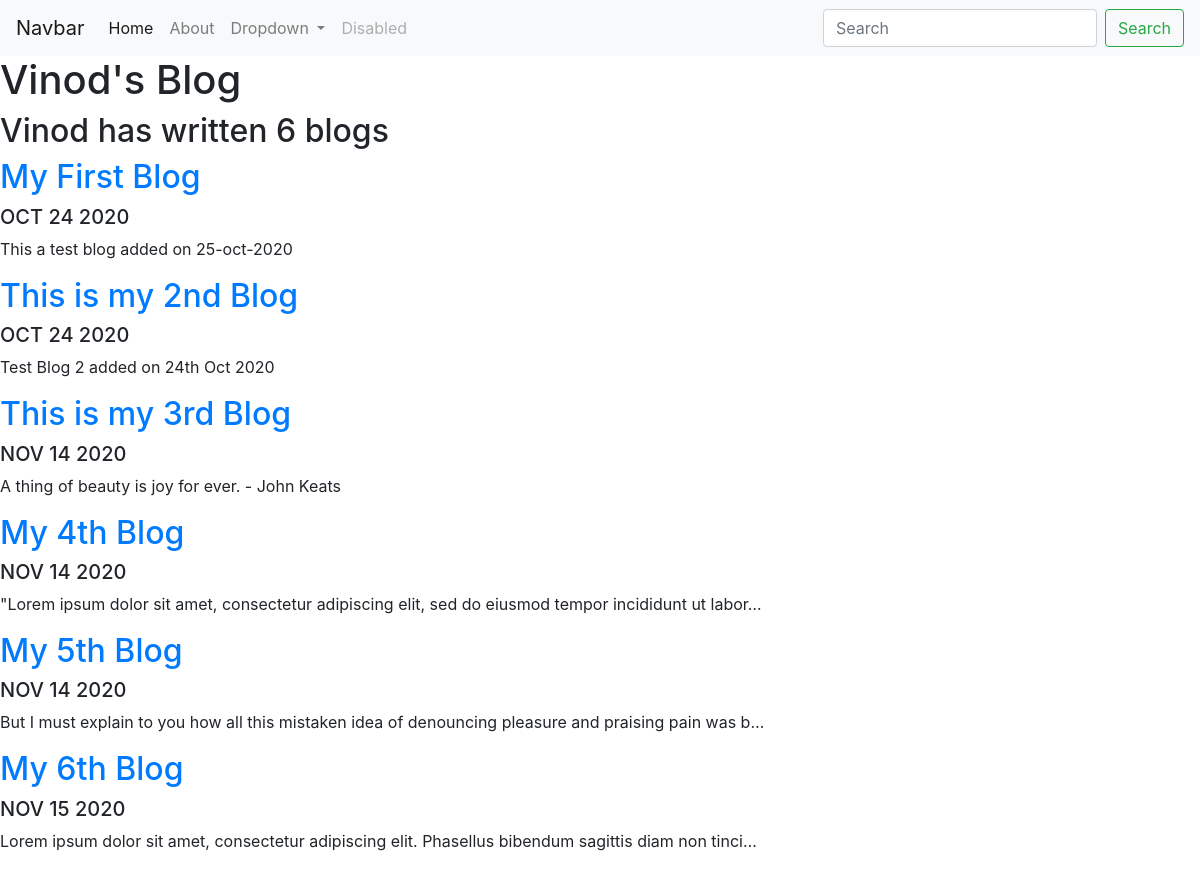
Screenshot of /blog/ with the database file from the repository.
### blog/models.py (models this page shows, shortened)
class Blog(models.Model):
    title = models.CharField(max_length=200)
    description = models.TextField()
    date = models.DateField()

### blog/views.py (the view)
# urls.py: path('', views.all_blogs, name='all_blogs'),
def all_blogs(request):
    blogs = Blog.objects.all()
    return render(request, 'blog/all_blogs.html', {'blogs':blogs})

### blog/templates/blog/all_blogs.html
{% extends 'portfolio/base.html' %}
{% block content %}
<h1> Vinod's Blog </h1>
<h2> Vinod has written {{ blogs.count }} blog{{ blogs.count|pluralize }} </h2>
{% for blog in blogs %}
<a href="{% url 'blog:detail' blog.id %}"><h2>{{ blog.title }}</h2></a>
<h5>{{ blog.date|date:'M d Y'|upper }}</h5>
<p> {{ blog.description | striptags | truncatechars:100 }} </p>
{% endfor %}
{% endblock %}

### portfolio/templates/portfolio/base.html (shortened to what this page needs)
<!doctype html>
<html lang="en">
  <head>
    <link rel="stylesheet" href="https://cdn.jsdelivr.net/npm/bootstrap@4.5.3/dist/css/bootstrap.min.css">
  </head>
  <body>
<nav class="navbar navbar-expand-lg navbar-light bg-light">
  <a class="navbar-brand" href="#">Navbar</a>
  <div class="collapse navbar-collapse" id="navbarSupportedContent">
    <ul class="navbar-nav mr-auto">
      <li class="nav-item active">
        <a class="nav-link" href="#">Home <span class="sr-only">(current)</span></a>
      </li>
      <li class="nav-item">
        <a class="nav-link" href="#">About</a>
      </li>
      <li class="nav-item dropdown">
        <a class="nav-link dropdown-toggle" href="#" id="navbarDropdown" role="button" data-toggle="dropdown" aria-haspopup="true" aria-expanded="false">
          Dropdown
        </a>
      </li>
      <li class="nav-item">
        <a class="nav-link disabled" href="#" tabindex="-1" aria-disabled="true">Disabled</a>
      </li>
    </ul>
    <form class="form-inline my-2 my-lg-0">
      <input class="form-control mr-sm-2" type="search" placeholder="Search" aria-label="Search">
      <button class="btn btn-outline-success my-2 my-sm-0" type="submit">Search</button>
    </form>
  </div>
</nav>
{% block content %}{% endblock %}
  </body>
</html>

### rows the page displays
Blog: title "My First Blog", date "OCT 24 2020", description "This a test blog added on 25-oct-2020"
Blog: title "This is my 2nd Blog", date "OCT 24 2020", description "Test Blog 2 added on 24th Oct 2020"
Blog: title "This is my 3rd Blog", date "NOV 14 2020", description "A thing of beauty is joy for ever. - John Keats"
Blog: title "My 4th Blog", date "NOV 14 2020", description "\"Lorem ipsum dolor sit amet, consectetur adipiscing elit, sed do eiusmod tempor incididunt ut labor…"
Blog: title "My 5th Blog", date "NOV 14 2020", description "But I must explain to you how all this mistaken idea of denouncing pleasure and praising pain was b…"
Blog: title "My 6th Blog", date "NOV 15 2020", description "Lorem ipsum dolor sit amet, consectetur adipiscing elit. Phasellus bibendum sagittis diam non tinci…"

### other values shown
{{ blogs.count }} "6"
